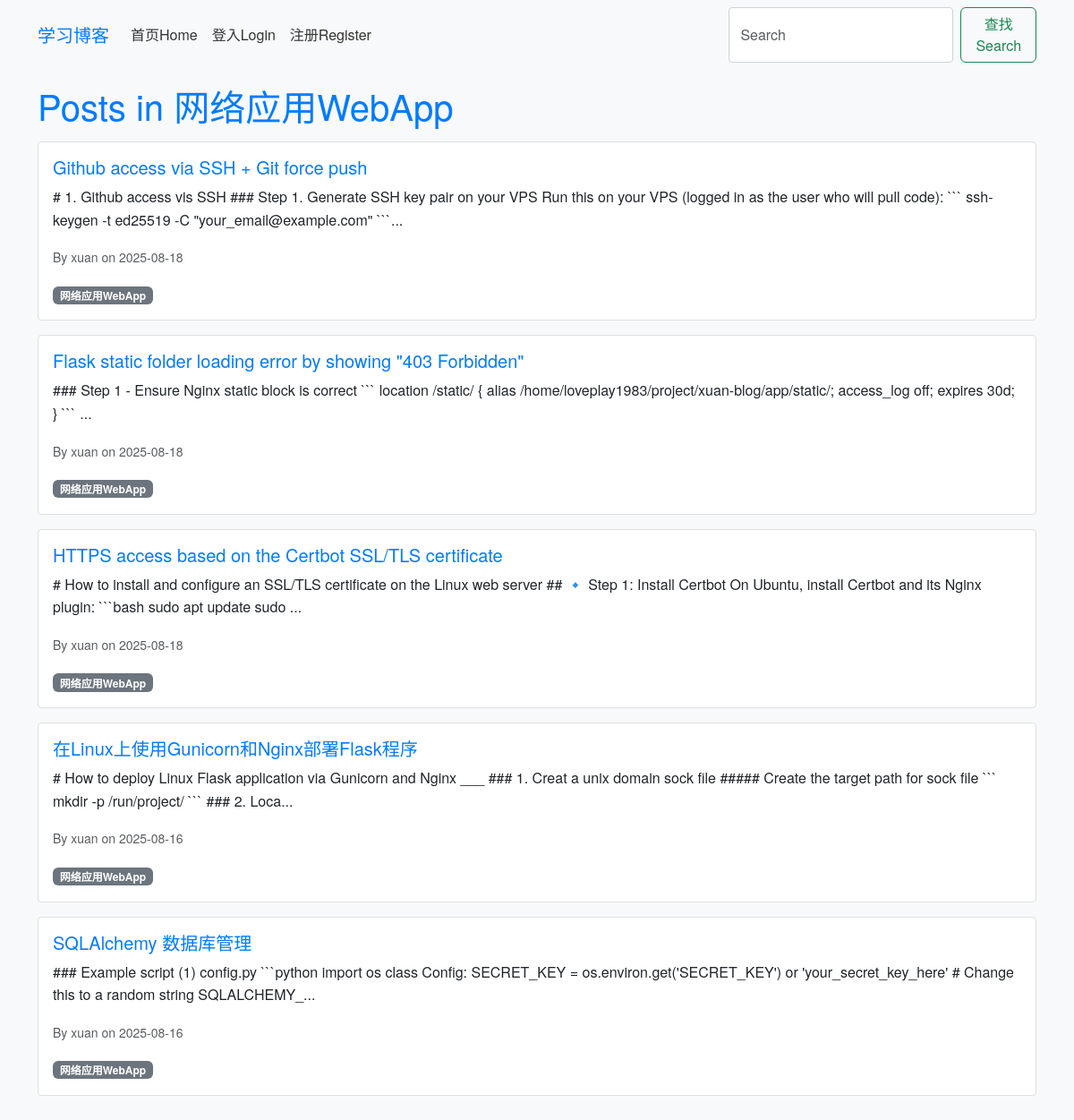
Screenshot of /category/17 with the database file from the repository.
### app/models.py (models this page shows, shortened)
class Category(db.Model):
    id = db.Column(db.Integer, primary_key=True)
    name = db.Column(db.String(50), unique=True)
    posts = db.relationship('Post', backref='category', lazy='dynamic')

class Post(db.Model):
    id = db.Column(db.Integer, primary_key=True)
    title = db.Column(db.String(100), nullable=False)
    body = db.Column(db.Text, nullable=False)
    timestamp = db.Column(db.DateTime, index=True, default=datetime.utcnow)
    user_id = db.Column(db.Integer, db.ForeignKey('user.id'), nullable=False)
    category_id = db.Column(db.Integer, db.ForeignKey('category.id'))
    comments = db.relationship('Comment', backref='post', lazy='dynamic')

class User(db.Model, UserMixin):
    id = db.Column(db.Integer, primary_key=True)
    username = db.Column(db.String(64), index=True, unique=True)
    email = db.Column(db.String(120), index=True, unique=True)
    password_hash = db.Column(db.String(128))
    posts = db.relationship('Post', backref='author', lazy='dynamic')
    comments = db.relationship('Comment', backref='author', lazy='dynamic')
    about_me = db.Column(db.String(140))
    last_seen = db.Column(db.DateTime, default=datetime.utcnow)
    about_me = db.Column(db.Text)  # Changed from String(140) to Text for richer content
    avatar = db.Column(db.String(128))  # New field for avatar filename

### app/routes.py (the view)
@bp.route('/category/<int:category_id>', methods=['GET'])
def category(category_id):
    category = Category.query.get_or_404(category_id)
    page = request.args.get('page', 1, type=int)
    posts = category.posts.order_by(Post.timestamp.desc()).paginate(page=page, per_page=5, error_out=False)
    next_url = url_for('main.category', category_id=category_id, page=posts.next_num) if posts.has_next else None
    prev_url = url_for('main.category', category_id=category_id, page=posts.prev_num) if posts.has_prev else None
    return render_template('category.html', category=category, posts=posts.items, next_url=next_url, prev_url=prev_url)

### app/templates/category.html (shortened to what this page needs)
{% extends 'base.html' %}
{% block content %}
<h1>Posts in {{ category.name }}</h1>
{% for post in posts %}
<div class="card mb-3">
    <div class="card-body">
        <h5 class="card-title"><a href="{{ url_for('main.post', post_id=post.id) }}">{{ post.title }}</a></h5>
        <p class="card-text">{{ post.body[:200] }}...</p>
        <p class="card-text"><small class="text-muted">By {{ post.author.username }} on {{ post.timestamp.strftime('%Y-%m-%d') }}</small></p>
        {% if post.category %}<span class="badge bg-secondary">{{ post.category.name }}</span>{% endif %}
    </div>
</div>
{% endfor %}
{% endblock %}

### app/static/css/style.css (style rules this page uses)
body { font-family: 'Helvetica Neue', Arial, sans-serif; background-color: #f8f9fa; color: #333; line-height: 1.6; margin: 0; padding: 0; }
h1, h2, h3 { color: #007bff; margin-bottom: 1rem; }
a { color: #007bff; text-decoration: none; }
.card { border: 1px solid #e0e0e0; border-radius: 0.25rem; margin-bottom: 1rem; box-shadow: none; }
.card-body { padding: 1rem; }

### rows the page displays
Category: name "网络应用WebApp"
Post: title "Github access via SSH + Git force push", body "# 1. Github access vis SSH ### Step 1. Generate SSH key pair on your VPS Run this on your VPS (logged in as the user who will pull code): ``` ssh-keygen -t ed25519 -C \"your_email@example.com\" ```", author.username "xuan", timestamp "2025-08-18", category.name "网络应用WebApp"
Post: title "Flask static folder loading error by showing \"403 Forbidden\"", body "### Step 1 - Ensure Nginx static block is correct ``` location /static/ { alias /home/loveplay1983/project/xuan-blog/app/static/; access_log off; expires 30d; } ```", author.username "xuan", timestamp "2025-08-18", category.name "网络应用WebApp"
Post: title "HTTPS access based on the Certbot SSL/TLS certificate", body "# How to install and configure an SSL/TLS certificate on the Linux web server ## 🔹 Step 1: Install Certbot On Ubuntu, install Certbot and its Nginx plugin: ```bash sudo apt update sudo", author.username "xuan", timestamp "2025-08-18", category.name "网络应用WebApp"
Post: title "在Linux上使用Gunicorn和Nginx部署Flask程序", body "# How to deploy Linux Flask application via Gunicorn and Nginx ___ ### 1. Creat a unix domain sock file ##### Create the target path for sock file ``` mkdir -p /run/project/ ``` ### 2. Loca", author.username "xuan", timestamp "2025-08-16", category.name "网络应用WebApp"
Post: title "SQLAlchemy 数据库管理", body "### Example script (1) config.py ```python import os class Config: SECRET_KEY = os.environ.get('SECRET_KEY') or 'your_secret_key_here' # Change this to a random string SQLALCHEMY_", author.username "xuan", timestamp "2025-08-16", category.name "网络应用WebApp"
